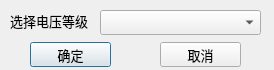
<?xml version="1.0" encoding="UTF-8"?>
<ui version="4.0">
 <class>selectPowerGrade</class>
 <widget class="QDialog" name="selectPowerGrade">
  <property name="geometry">
   <rect>
    <x>0</x>
    <y>0</y>
    <width>274</width>
    <height>70</height>
   </rect>
  </property>
  <property name="minimumSize">
   <size>
    <width>274</width>
    <height>70</height>
   </size>
  </property>
  <property name="maximumSize">
   <size>
    <width>274</width>
    <height>70</height>
   </size>
  </property>
  <property name="windowTitle">
   <string>电压等级选择</string>
  </property>
  <property name="windowIcon">
   <iconset resource="../mainwindow.qrc">
    <normaloff>:/image/config.png</normaloff>:/image/config.png</iconset>
  </property>
  <widget class="QLabel" name="label">
   <property name="geometry">
    <rect>
     <x>10</x>
     <y>6</y>
     <width>81</width>
     <height>30</height>
    </rect>
   </property>
   <property name="font">
    <font>
     <family>微软雅黑</family>
     <pointsize>10</pointsize>
    </font>
   </property>
   <property name="text">
    <string>选择电压等级</string>
   </property>
  </widget>
  <widget class="QComboBox" name="powerGradeCom">
   <property name="geometry">
    <rect>
     <x>100</x>
     <y>10</y>
     <width>161</width>
     <height>25</height>
    </rect>
   </property>
  </widget>
  <widget class="QPushButton" name="okBtn">
   <property name="geometry">
    <rect>
     <x>30</x>
     <y>42</y>
     <width>81</width>
     <height>25</height>
    </rect>
   </property>
   <property name="font">
    <font>
     <family>微软雅黑</family>
     <pointsize>10</pointsize>
    </font>
   </property>
   <property name="text">
    <string>确定</string>
   </property>
  </widget>
  <widget class="QPushButton" name="cancelBtn">
   <property name="geometry">
    <rect>
     <x>160</x>
     <y>42</y>
     <width>81</width>
     <height>25</height>
    </rect>
   </property>
   <property name="font">
    <font>
     <family>微软雅黑</family>
     <pointsize>10</pointsize>
    </font>
   </property>
   <property name="text">
    <string>取消</string>
   </property>
  </widget>
 </widget>
 <resources>
  <include location="../mainwindow.qrc"/>
 </resources>
 <connections>
  <connection>
   <sender>cancelBtn</sender>
   <signal>clicked()</signal>
   <receiver>selectPowerGrade</receiver>
   <slot>close()</slot>
   <hints>
    <hint type="sourcelabel">
     <x>246</x>
     <y>53</y>
    </hint>
    <hint type="destinationlabel">
     <x>307</x>
     <y>50</y>
    </hint>
   </hints>
  </connection>
  <connection>
   <sender>okBtn</sender>
   <signal>clicked()</signal>
   <receiver>selectPowerGrade</receiver>
   <slot>accept()</slot>
   <hints>
    <hint type="sourcelabel">
     <x>101</x>
     <y>57</y>
    </hint>
    <hint type="destinationlabel">
     <x>166</x>
     <y>55</y>
    </hint>
   </hints>
  </connection>
 </connections>
</ui>
